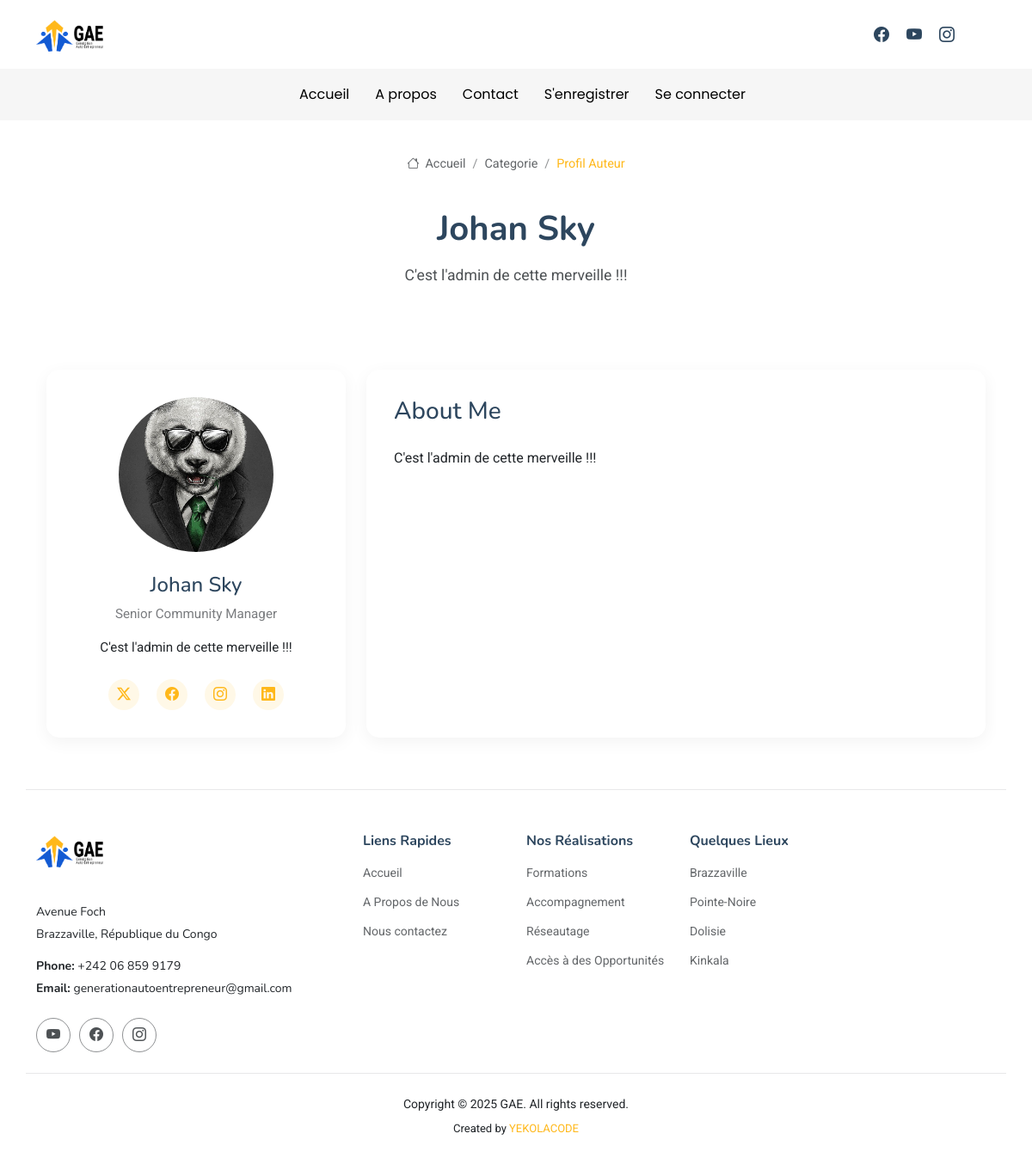
/members/1/profile/, run on the app's committed database.
### app/models.py (models this page shows, shortened)
class Profile(models.Model):
    user = models.OneToOneField(User, null=True, on_delete=models.CASCADE)
    bio = models.TextField()
    profile_pic = models.ImageField(blank=True, null=True, upload_to='images/profile/')
    website_url = models.CharField(max_length=255, blank=True, null=True)
    facebook_url = models.CharField(max_length=255, blank=True, null=True)
    twitter_url = models.CharField(max_length=255, blank=True, null=True)
    instagram_url = models.CharField(max_length=255, blank=True, null=True)
    pinterest_url = models.CharField(max_length=255, blank=True, null=True)

### members/views.py (the view)
# urls.py: path('<int:pk>/profile/', ShowProfilePageView.as_view(), name='show_profile_page'),
class ShowProfilePageView(DetailView):
    model = Profile
    template_name = 'registration/user_profile.html'
    def get_context_data(self, *args, **kwargs):
        context = super(ShowProfilePageView, self).get_context_data(*args, **kwargs)
        page_user = get_object_or_404(Profile, id=self.kwargs['pk'])
        context["page_user"] = page_user
        return context

### members/templates/registration/user_profile.html
{% extends 'base.html' %}
{% load static %}
{%block content %}
<main class="main">
    <div class="page-title">
      <div class="breadcrumbs">
        <nav aria-label="breadcrumb">
          <ol class="breadcrumb">
            <li class="breadcrumb-item"><a href="{% url 'home' %}"><i class="bi bi-house"></i> Accueil</a></li>
            <li class="breadcrumb-item"><a href="#">Categorie</a></li>
            <li class="breadcrumb-item active current">Profil Auteur</li>
          </ol>
        </nav>
      </div>
      <div class="title-wrapper">
        <h1>{{ page_user.user.first_name }} {{ page_user.user.last_name }}</h1>
        <p>{{ page_user.bio }}</p>
      </div>
    </div>
    <section id="author-profile" class="author-profile section">
      <div class="container" data-aos="fade-up" data-aos-delay="100">
        <div class="author-profile-1">
          <div class="row">
            <div class="col-lg-4 mb-4 mb-lg-0">
              <div class="author-card" data-aos="fade-up">
                <div class="author-image">
                  {% if page_user.profile_pic %}
                    <img src="{{ page_user.profile_pic.url }}" width: 100 class="card-img" alt="profile_pic">
                  {% else %}
                    <img src="{% static 'app/images/default_profile.png' %}" width: 100 class="card-img" alt="profile_pic">
                  {% endif %}
                </div>
                <div class="author-info">
                  <h2>{{ page_user.user.first_name }} {{ page_user.user.last_name }}</h2>
                  <p class="designation">Senior Community Manager</p>
                  <div class="author-bio">
                    {{ page_user.bio }}
                  </div>
                  <div class="social-links">
                    <a href="#" class="twitter"><i class="bi bi-twitter-x"></i></a>
                    <a href="#" class="facebook"><i class="bi bi-facebook"></i></a>
                    <a href="#" class="instagram"><i class="bi bi-instagram"></i></a>
                    <a href="#" class="linkedin"><i class="bi bi-linkedin"></i></a>
                  </div>
                </div>
              </div>
            </div>
            <div class="col-lg-8">
              <div class="author-content" data-aos="fade-up" data-aos-delay="200">
                <div class="content-header">
                  <h3>About Me</h3>
                </div>
                <div class="content-body">
                  <p>{{ page_user.bio }}</p>
                </div>
              </div>
            </div>
          </div>
        </div>
      </div>
    </section>
  </main>
{% endblock %}

### data on the page
Profile: user.first_name "Johan", user.last_name "Sky", bio "C'est l'admin de cette merveille !!!", profile_pic (picture)
